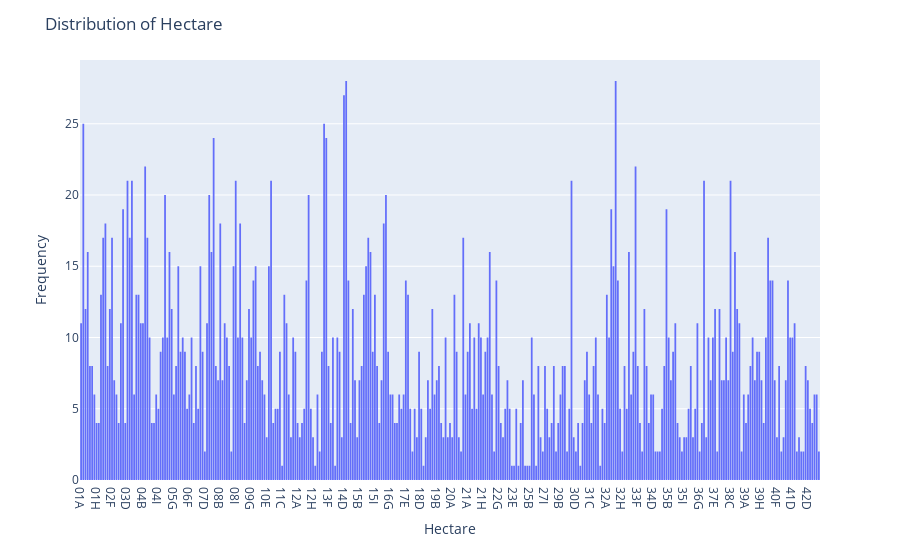
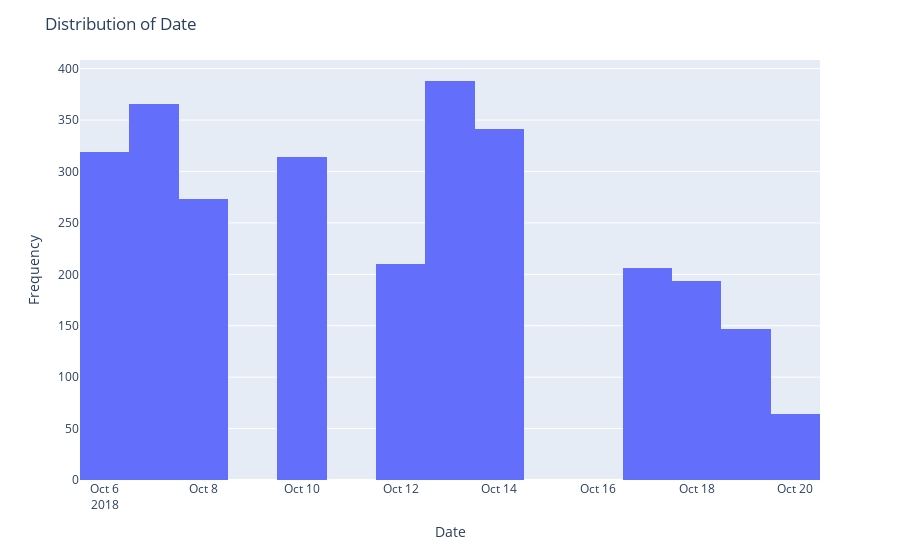

Notebook cell for these charts, in order:
### Code cell
## EXPLORATORY ANALYSIS ##
print(f"Data Info:")
data.info()

print (" ")

print(f"Number of observations:", len(data))

print (" ")

# Unique categories for a categorical variable
print(f"Number of unique categories:")
print(f"shift:", data["shift"].nunique())
print(f"hectare:", data["hectare"].nunique())
print(f"fur color:", data["primary_fur_color"].nunique())
print(f"community districts:", data["community_districts"].nunique())
print(f"borough boundaries:", data["borough_boundaries"].nunique())
print(f"city council districts", data["city_council_districts"].nunique())
print(f"police precincts:", data["police_precincts"].nunique())

print (" ")

# Missing data per variable
print(f"Missing Data per Variable:")
print(data.isnull().sum())

print (" ")

# Distribution of continuous variables and outliers
print(f"Distribution of continuous variables and outliers:")
data.describe()

print (" ")

# For visual exploration of distributions and outliers
data['date'] = pd.to_datetime(data['date'], format='%m%d%Y')

# Histogram for hectare
fig = px.histogram(data, x='hectare')
fig.update_layout(
    title_text='Distribution of Hectare',
    xaxis_title_text='Hectare',
    yaxis_title_text='Frequency',
    bargap=0.2,
)
fig.show()
# The data is categorical and unevenly distributed. Some hectares have higher frequencies, which could indicate areas of higher activity or observations.

# Histogram for date
fig = px.histogram(data, x='date')
fig.update_layout(
    title_text='Distribution of Date',
    xaxis_title_text='Date',
    yaxis_title_text='Frequency',
)
fig.show()

# The histogram shows that there are some dates (October 9, October 11, October 15, October 16) dont have any observations. This could be due to the fact that people did not submit forms that day.

### Figure 1 — Plotly figure (JSON) as saved in the notebook; plotly's stock layout.template omitted (floating-point values rounded to 4 significant figures; data arrays with more than 128 entries replaced by an {"elided": "..."} marker saying what was removed)
{"data": [{"alignmentgroup": "True", "bingroup": "x", "hovertemplate": "hectare=%{x}<br>count=%{y}<extra></extra>", "legendgroup": "", "marker": {"color": "#636efa", "pattern": {"shape": ""}}, "name": "", "offsetgroup": "", "orientation": "v", "showlegend": false, "type": "histogram", "x": {"elided": "2822 str values"}, "xaxis": "x", "yaxis": "y"}], "layout": {"bargap": 0.2, "barmode": "relative", "legend": {"tracegroupgap": 0}, "margin": {"t": 60}, "title": {"text": "Distribution of Hectare"}, "xaxis": {"anchor": "y", "domain": [0, 1], "title": {"text": "Hectare"}}, "yaxis": {"anchor": "x", "domain": [0, 1], "title": {"text": "Frequency"}}}}

### Figure 2 — Plotly figure (JSON) as saved in the notebook; plotly's stock layout.template omitted (floating-point values rounded to 4 significant figures; data arrays with more than 128 entries replaced by an {"elided": "..."} marker saying what was removed)
{"data": [{"alignmentgroup": "True", "bingroup": "x", "hovertemplate": "date=%{x}<br>count=%{y}<extra></extra>", "legendgroup": "", "marker": {"color": "#636efa", "pattern": {"shape": ""}}, "name": "", "offsetgroup": "", "orientation": "v", "showlegend": false, "type": "histogram", "x": {"elided": "2822 str values"}, "xaxis": "x", "yaxis": "y"}], "layout": {"barmode": "relative", "legend": {"tracegroupgap": 0}, "margin": {"t": 60}, "title": {"text": "Distribution of Date"}, "xaxis": {"anchor": "y", "domain": [0, 1], "title": {"text": "Date"}}, "yaxis": {"anchor": "x", "domain": [0, 1], "title": {"text": "Frequency"}}}}
